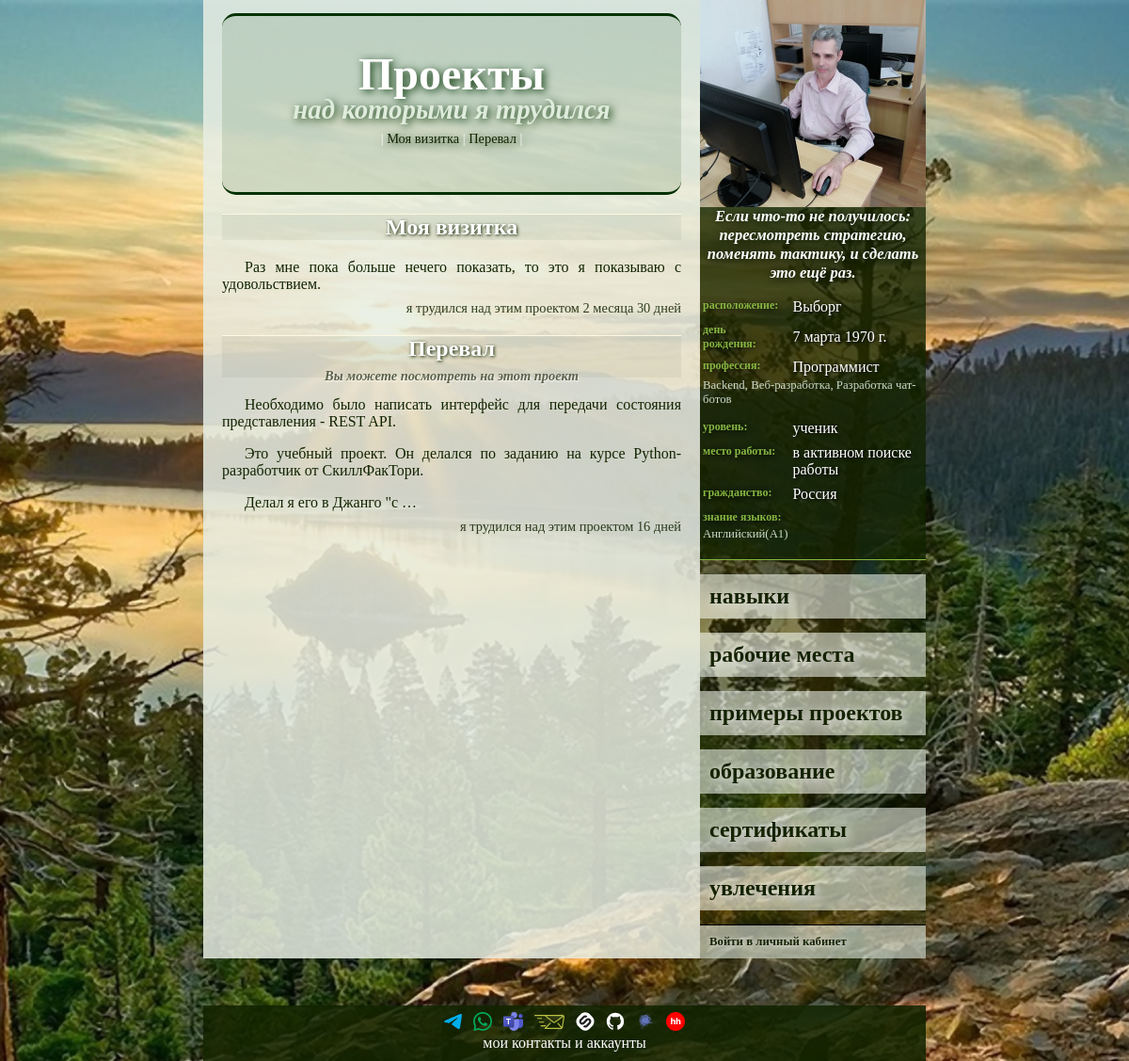
The page /1/data/project on the database its author committed.
### new/models.py (models this page shows, shortened)
class Generalization(models.Model):
    name = models.CharField(max_length=500, unique=True, verbose_name="Наименование")
    description = models.TextField(verbose_name="Описание")
    def __str__(self):
        return self.name
    class Meta:
        abstract = True

class StartAndEndDates(models.Model):
    start_date = models.DateField(blank=True, null=True, verbose_name="Дата начала")
    end_date = models.DateField(blank=True, null=True, verbose_name="Дата окончания")
    start_date: Optional[date]
    end_date: Optional[date]
    @property
    def period_length_display(self):
        if not self.start_date:
            return "—"
        end = self.end_date or date.today()
        delta = relativedelta(end, self.start_date)
        parts = []
        if delta.years:
            parts.append(f"{delta.years} {self._declension(delta.years, 'год', 'года', 'лет')}")
            if delta.months:
                parts.append(f"{delta.months} {self._declension(delta.months, 'месяц', 'месяца', 'месяцев')}")
            if delta.days:
                parts.append(f"{delta.days} {self._declension(delta.days, 'день', 'дня', 'дней')}")
        elif delta.months:
            parts.append(f"{delta.months} {self._declension(delta.months, 'месяц', 'месяца', 'месяцев')}")
            if delta.days:
                parts.append(f"{delta.days} {self._declension(delta.days, 'день', 'дня', 'дней')}")
        else:
            parts.append(f"{delta.days} {self._declension(delta.days, 'день', 'дня', 'дней')}")
        return " ".join(parts)
    @staticmethod
    def _declension(number, form1, form2, form5):
        if number % 10 == 1 and number % 100 != 11:
            return form1
        elif 2 <= number % 10 <= 4 and (number % 100 < 10 or number % 100 >= 20):
            return form2
        else:
            return form5
    class Meta:
        abstract = True

class LinkToTheOriginal(models.Model):
    link_to_the_original = models.URLField(blank=True, null=True, verbose_name="Ссылка на оригинал")
    class Meta:
        abstract = True

class Project(Generalization, StartAndEndDates, LinkToTheOriginal):
    used_skills = models.ManyToManyField(
        Skill,
        blank=True,
        related_name="projects",
        verbose_name="В проекте использованы навыки",
    )
    job = models.ForeignKey(
        Working,
        null=True,
        blank=True,
        on_delete=models.SET_NULL,
        related_name="projects",
        verbose_name="Рабочее место проекта",
    )
    objects: ClassVar[models.Manager["Project"]]
    class Meta:
        verbose_name = "Проект"
        verbose_name_plural = "Проекты"

class MyUser(AbstractUser):
    PROFESSIONAL_LEVELS = {
        "": "— Нет никакого —",
        "LR": "ученик",
        "BR": "начинающий",
        "LL": "небольшой опыт",
        "EX": "опыт есть",
        "PR": "профессионал",
        "SP": "супер-профессионал",
        "HB": "хобби",
    }
    BIOLOGICAL_SEX = {
        "": "— Не выбран —",
        "F": "женский",
        "M": "мужской"
    }
    photo = models.ImageField(
        "Собственное изображение",
        upload_to="user_s_photo/",
        null=True,
        blank=True,
    )
    biological_sex = models.CharField(
        max_length=1,
        choices=BIOLOGICAL_SEX,
        null=True,
        blank=True,
        verbose_name="Пол",
    )
    patronymic = models.CharField(max_length=100, verbose_name="Отчество", null=True, blank=True)
    birthday = models.DateField(null=True, blank=True, verbose_name="День рождения")
    citizenship = models.ForeignKey(
        CountryOfConsignment, on_delete=models.SET_NULL, null=True, blank=True, verbose_name="Гражданство"
    )
    city = models.ForeignKey(City, on_delete=models.SET_NULL, null=True, blank=True, verbose_name="Город")
    profession = models.ForeignKey(
        Profession, on_delete=models.SET_NULL, null=True, blank=True, verbose_name="Профессия"
    )
    specialization_professions = models.ManyToManyField(
        SupplementProfession,
        blank=True,
        related_name="supplement_user",
        verbose_name="Специализация",
    )
    the_level_of_professionalism = models.CharField(
        max_length=2,
        choices=PROFESSIONAL_LEVELS,
        null=True,
        blank=True,
        verbose_name="Уровень профессионализма",
    )
    job = models.ForeignKey(
        Organization,
        on_delete=models.SET_NULL,
        null=True,
        blank=True,
        verbose_name="Текущее место работы",
    )
    languages = models.ManyToManyField(
        Language,
        blank=True,
        related_name="knowledge_of_foreign_languages",
        verbose_name="Знание языков",
    )
    motto = models.CharField(max_length=1000, verbose_name="Мой девиз", null=True, blank=True)
    about_me = models.TextField(verbose_name="Обо мне", null=True, blank=True)

class City(models.Model):
    name = models.CharField(max_length=100, unique=True, verbose_name="Название")
    class Meta:
        ordering = ["name"]
        verbose_name = "Название города"
        verbose_name_plural = "Названия городов"
    def __str__(self):
        return self.name

class Profession(models.Model):
    name = models.CharField(max_length=100, unique=True, verbose_name="Название")
    supplement_the_profession_of_the_user = models.ManyToManyField(
        SupplementProfession,
        related_name="supplement_profession"
    )
    class Meta:
        ordering = ["name"]
        verbose_name = "Профессия"
        verbose_name_plural = "Профессии"
    def __str__(self):
        return self.name

class SupplementProfession(models.Model):
    name = models.CharField(max_length=100, unique=True, verbose_name="Наименование")
    class Meta:
        ordering = ["name"]
        verbose_name = "Специализация"
        verbose_name_plural = "Специализации"
    def __str__(self):
        return self.name

class Organization(models.Model):
    name = models.CharField(max_length=100, unique=True, verbose_name="Название")
    city = models.ForeignKey(City, on_delete=models.SET_NULL, null=True, blank=True, verbose_name="Город")
    class Meta:
        ordering = ["name"]
        verbose_name = "Организация"
        verbose_name_plural = "Организации"
    def __str__(self):
        return self.name

class CountryOfConsignment(models.Model):
    name = models.CharField(max_length=100, unique=True, verbose_name="Название")
    state_flag = models.ImageField("Государственный флаг", upload_to="flag/", null=True, blank=True)
    class Meta:
        ordering = ["name"]
        verbose_name = "Название страны"
        verbose_name_plural = "Названия стран"
    def __str__(self):
        return self.name

class Language(models.Model):
    LANGUAGE_LEVEL = {
        "A1": "начальный",
        "A2": "элементарный",
        "B1": "средний",
        "B2": "выше среднего",
        "C1": "продвинутый",
        "C2": "профессиональный",
    }
    name = models.CharField(max_length=100, verbose_name="Язык")
    level = models.CharField(
        max_length=2,
        choices=LANGUAGE_LEVEL,
        verbose_name="уровень",
        default="A1"
    )
    class Meta:
        ordering = ["name"]
        verbose_name = "Иностранный язык"
        verbose_name_plural = "Иностранные языки"
    def __str__(self):
        return f"{self.name}({self.level})"

### new/views.py (the view)
class ListOfProjects(GetContext, ListView):
    template_name = "new/list_of_projects.html"
    model = Project
    context_object_name = "projects"
    def get_queryset(self):
        queryset = Project.objects.order_by(F('end_date').desc(nulls_first=True))
        return queryset

### new/views.py (called while the page is built)
    def get_context_data(self, **kwargs):
        context = super().get_context_data(**kwargs)
        context['i_am'] = MyUser.objects.get(id=1)
        return context

### new/templates/new/list_of_projects.html (shortened to what this page needs)
{%extends 'base.html'%}
{% block body %}
<div class="name_user">
    Проекты <span class="subtitle projects" style="bottom: 0.2em;">над которыми я трудился</span>
    <div class="under_menu"> |
        {% for project in projects %}
            <a href="{% url 'отобразить конкретный проект' project.id %}">{{ project }}</a> |
        {% endfor %}
    </div>
</div>
{% for project in projects %}
    <div class="specifics">
        <h2>
            {{ project }}
            {% if project.link_to_the_original %}
            <span class="subtitle">
            <a href="{{ project.link_to_the_original }}" target="_blank">
                Вы можете посмотреть на этот проект
            </a>
            </span>
            {% endif %}
        </h2>
        <a href="{% url 'отобразить конкретный проект' project.id %}" class="a_main_text"><div class="main_text">
            {{ project.description|linebreaks|truncatewords:30 }}
        </div></a>
        <p>
            {% if project.start_date is not none %}
                я трудился над этим проектом {{project.period_length_display }}
            {% endif %}
        </p>
    </div>
{% endfor%}
{% endblock body %}

### new/templates/new/main_info.html
{% load static %}
{% if myuser %}
	<div class="photo">{% if myuser.photo %}
		<a href="/{{ myuser.id }}">
			<img
					src="{% static ''|add:myuser.photo.url %}"
					alt="Личная фотография"
			>
		</a>
		{% else %}
		<img
				src="{% static 'images/user_s_photo/default.jpg' %}"
				alt="Фото по умолчанию"
		>
		{% endif %}
	</div>
	<div class="motto">
		{% if myuser.motto %}
			{{ myuser.motto }}
		{% else %}
			у пользователя нет девиза
		{% endif %}
	</div>
	<table class="ind_info">
		<tbody class="tbl_info">
			{% if myuser.city %}
			<tr>
				<td class="left_column">расположение:</td>
				<td class="right_column">{{ myuser.city }}</td>
			</tr>
			{% endif %}
			{% if myuser.birthday %}
			<tr>
				<td class="left_column">день рождения:</td>
				<td class="right_column">{{ myuser.birthday }}</td>
			</tr>
			{% endif %}
			{% if myuser.profession %}
			<tr>
				<td class="left_column">профессия:</td>
				<td class="right_column">{{ myuser.profession }}</td>
			</tr>
			{% endif %}
            {% if myuser.profession %}
                {% if myuser.specialization_professions %}
                    <tr>
                        <td colspan="2" class="uni_cells">
                            {{ myuser.specialization_professions.all|join:", " }}
                        </td>
                    </tr>
                {% endif %}
            {% endif %}
			{% if myuser.get_the_level_of_professionalism_display %}
			<tr>
				<td class="left_column">уровень:</td>
				<td class="right_column">{{ myuser.get_the_level_of_professionalism_display }}</td>
			</tr>
			{% endif %}
			{% if myuser.job %}
			<tr>
				<td class="left_column">место работы:</td>
				<td class="right_column">{{ myuser.job }}</td>
			</tr>
			{% endif %}
			{% if myuser.citizenship %}
			<tr>
				<td class="left_column">гражданство:</td>
				<td class="right_column">{{ myuser.citizenship }}</td>
			</tr>
			{% endif %}
			{% if myuser.languages.all %}
			<tr>
				<td colspan="2" class="left_column">знание языков:</td>
			</tr>
			<tr>
				<td colspan="2" class="uni_cells">
					{{ myuser.languages.all|join:", " }}
				</td>
			</tr>
			{% endif %}
		</tbody>
	</table>
{% endif %}

### static/CSS/style.css (style rules this page uses)
body { background-color: #d6ffe3; background-image: url("../images/background.jpg"); background-repeat: no-repeat; background-position: center center; background-attachment: fixed; background-size: cover; max-width: 768px; margin: auto; }
p { text-align: center; }
h1, h2, h3, h4, h5 { text-align: center; color: white; text-shadow: 0.04em 0.04em 0.15em #122400; border-top: 1.5px solid #fff7df; background: #1224000d; clear: both; }
.basic_inf a { text-decoration: none; color: #122400; }
.name_user { text-align: center; font-size: 3em; margin-top: 0.3em; font-weight: bold; padding: 0.7em 0 1em; border-top: solid 3px #023000; border-bottom: solid 3px #023000; color: white; text-shadow: 0.05em 0.05em 0.2em #023000; background: #12440e21; border-radius: 15px; }
.under_menu { font-size: 0.3em; font-weight: normal; padding: 0 2em; }
.subtitle { display: block; color: #dfecdc; font-size: 0.6em; font-style: oblique; position: relative; bottom: -0.5em; }
.subtitle a { color: #5c624a; text-shadow: 0.04em 0.04em 0.15em white; }
.main_text p { text-align: justify; margin-bottom: 0.5em; text-indent: 1.5em; }
.specifics > p { padding-left: 6em; text-align: right; margin: 0; color: #122400de; font-size: 0.9em; }

### static/CSS/individual_data.css (style rules this page uses)
.photo { height: 220px; }
.photo img { object-fit: cover; width: 100%; height: 100%; }
.motto { padding: 0 3px; text-align: center; font-size: 1.03em; font-style: italic; font-weight: bold; color: white; text-shadow: 0.09em 0.09em 0.5em #011000; }
.ind_info { width: 100%; margin-bottom: 15px; padding: 10px 0; border-bottom: 0.1em solid #87b742; }
.tbl_info { vertical-align: top; }
td { padding-top: 5px; }
.left_column { font-size: 0.75em; font-weight: bold; padding-right: 10px; color: #87b742; text-shadow: 0.1em 0.1em 0.5em #000; }
.uni_cells { font-size: 0.8em; padding-bottom: 7px; padding-top: 0; text-align: left; color: #ccdbc9; }
.right_column { vertical-align: middle; color: white; text-shadow: 0.09em 0.09em 0.2em #000; }

### rows shown on the page
Project: name "Моя визитка", description "Раз мне пока больше нечего показать, то это я показываю с удовольствием.", period_length_display "2 месяца 30 дней"
Project: name "Перевал", description "Необходимо было написать интерфейс для передачи состояния представления - REST API. Это учебный проект. Он делался по заданию на курсе Python-разработчик от СкиллФакТори. Делал я его в Джанго \"с …", period_length_display "16 дней"
MyUser: photo (picture), motto "Если что-то не получилось: пересмотреть стратегию, поменять тактику, и сделать это ещё раз.", city "Выборг", birthday "7 марта 1970 г.", profession "Программист", specialization_professions.all "Backend, Веб-разработка, Разработка чат-ботов", the_level_of_professionalism "ученик", job "в активном поиске работы", citizenship "Россия", languages.all "Английский(A1)"
